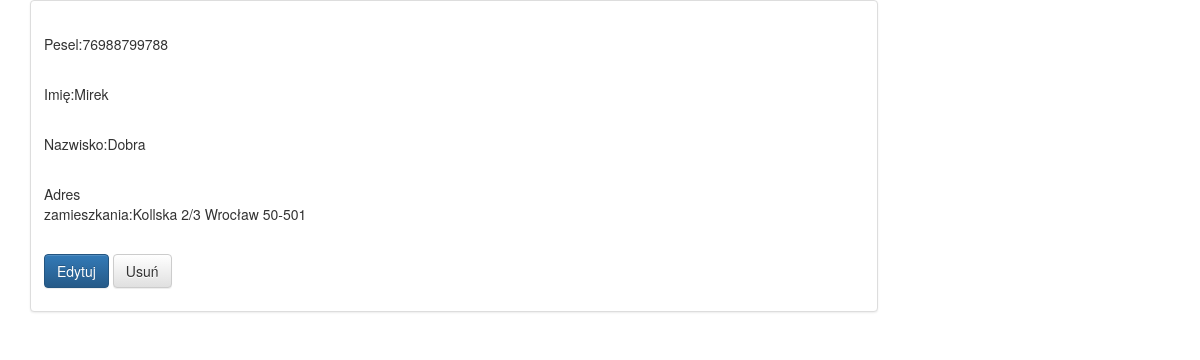
Page /polls/9/ on the earlier database version.
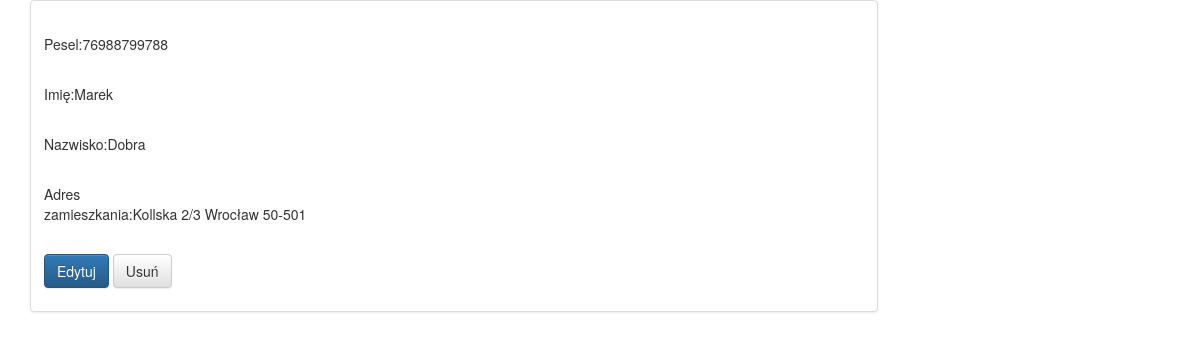
Same page on the later database version.
### polls/models.py (models this page shows)
class Person(models.Model):
    first_name = models.CharField(max_length=30)
    personal_number = models.CharField(max_length=11)
    last_name = models.CharField(max_length=30)
    adress  = models.CharField(max_length=300)

### polls/views.py (the view)
# urls.py: url(r'^(?P<id>\d+)/$',home_detail, name="detail"),
def home_detail(request,id=None):
    instance = get_object_or_404(Person,id=id)
    data_employer = {
    "title" :  instance.personal_number,
    "instance": instance,
    }
    return render (request, "detail.html",data_employer)

### templates/detail.html (shortened to what this page needs)
{% extends 'base.html' %}
{% block content %}
<div class="row">
<div class="col-sm-6 col-md-9">
<div class="thumbnail">
<div class="caption">
<p>Pesel:{{instance.personal_number}}</p><br/>
<p>Imię:{{instance.first_name}}</p><br/>
<p>Nazwisko:{{instance.last_name}}</p><br/>
<p>Adres </br>zamieszkania:{{instance.adress}}</p><br/>
<p><a href="{% url 'update' id=instance.id %}" class="btn btn-primary" role="button">Edytuj</a>
<a href="{% url 'delete' id=instance.id %}" class="btn btn-default" role="button">Usuń</a>
</div>
</div>
</div>
</div>
{% endblock content %}

Differences in the rows shown:
changed Person "Dobra": first_name "Mirek" → "Marek"
